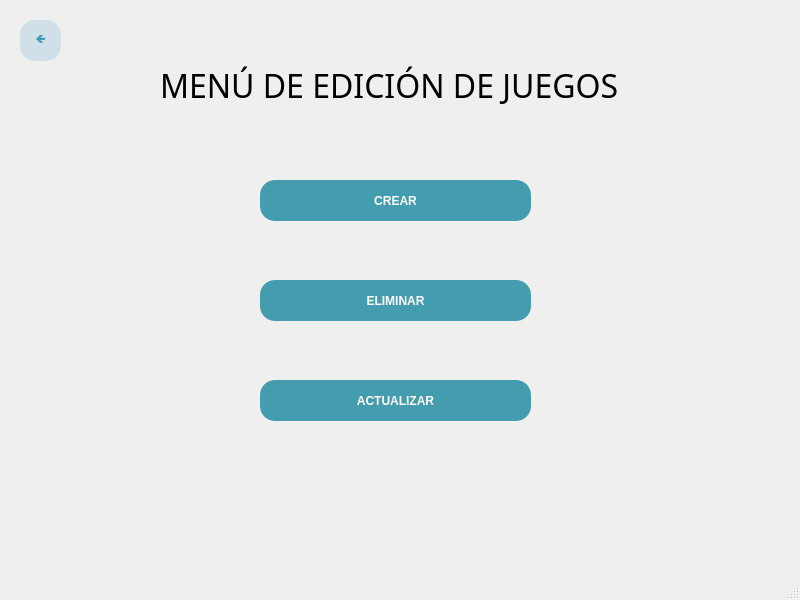
<?xml version="1.0" encoding="UTF-8"?>
<ui version="4.0">
 <class>MainWindow</class>
 <widget class="QMainWindow" name="MainWindow">
  <property name="geometry">
   <rect>
    <x>0</x>
    <y>0</y>
    <width>800</width>
    <height>600</height>
   </rect>
  </property>
  <property name="windowTitle">
   <string>MainWindow</string>
  </property>
  <widget class="QWidget" name="centralwidget">
   <widget class="QLabel" name="Titulo">
    <property name="geometry">
     <rect>
      <x>160</x>
      <y>40</y>
      <width>491</width>
      <height>91</height>
     </rect>
    </property>
    <property name="font">
     <font>
      <family>Bell MT</family>
      <pointsize>24</pointsize>
      <weight>50</weight>
      <bold>false</bold>
     </font>
    </property>
    <property name="text">
     <string>MENÚ DE EDICIÓN DE JUEGOS</string>
    </property>
   </widget>
   <widget class="QPushButton" name="BotonEliminar">
    <property name="geometry">
     <rect>
      <x>260</x>
      <y>280</y>
      <width>271</width>
      <height>41</height>
     </rect>
    </property>
    <property name="palette">
     <palette>
      <active>
       <colorrole role="WindowText">
        <brush brushstyle="SolidPattern">
         <color alpha="255">
          <red>255</red>
          <green>255</green>
          <blue>255</blue>
         </color>
        </brush>
       </colorrole>
       <colorrole role="Button">
        <brush brushstyle="SolidPattern">
         <color alpha="255">
          <red>67</red>
          <green>157</green>
          <blue>175</blue>
         </color>
        </brush>
       </colorrole>
       <colorrole role="Text">
        <brush brushstyle="SolidPattern">
         <color alpha="255">
          <red>255</red>
          <green>255</green>
          <blue>255</blue>
         </color>
        </brush>
       </colorrole>
       <colorrole role="ButtonText">
        <brush brushstyle="SolidPattern">
         <color alpha="255">
          <red>255</red>
          <green>255</green>
          <blue>255</blue>
         </color>
        </brush>
       </colorrole>
       <colorrole role="Base">
        <brush brushstyle="SolidPattern">
         <color alpha="255">
          <red>67</red>
          <green>157</green>
          <blue>175</blue>
         </color>
        </brush>
       </colorrole>
       <colorrole role="Window">
        <brush brushstyle="SolidPattern">
         <color alpha="255">
          <red>67</red>
          <green>157</green>
          <blue>175</blue>
         </color>
        </brush>
       </colorrole>
      </active>
      <inactive>
       <colorrole role="WindowText">
        <brush brushstyle="SolidPattern">
         <color alpha="255">
          <red>255</red>
          <green>255</green>
          <blue>255</blue>
         </color>
        </brush>
       </colorrole>
       <colorrole role="Button">
        <brush brushstyle="SolidPattern">
         <color alpha="255">
          <red>67</red>
          <green>157</green>
          <blue>175</blue>
         </color>
        </brush>
       </colorrole>
       <colorrole role="Text">
        <brush brushstyle="SolidPattern">
         <color alpha="255">
          <red>255</red>
          <green>255</green>
          <blue>255</blue>
         </color>
        </brush>
       </colorrole>
       <colorrole role="ButtonText">
        <brush brushstyle="SolidPattern">
         <color alpha="255">
          <red>255</red>
          <green>255</green>
          <blue>255</blue>
         </color>
        </brush>
       </colorrole>
       <colorrole role="Base">
        <brush brushstyle="SolidPattern">
         <color alpha="255">
          <red>67</red>
          <green>157</green>
          <blue>175</blue>
         </color>
        </brush>
       </colorrole>
       <colorrole role="Window">
        <brush brushstyle="SolidPattern">
         <color alpha="255">
          <red>67</red>
          <green>157</green>
          <blue>175</blue>
         </color>
        </brush>
       </colorrole>
      </inactive>
      <disabled>
       <colorrole role="WindowText">
        <brush brushstyle="SolidPattern">
         <color alpha="255">
          <red>255</red>
          <green>255</green>
          <blue>255</blue>
         </color>
        </brush>
       </colorrole>
       <colorrole role="Button">
        <brush brushstyle="SolidPattern">
         <color alpha="255">
          <red>67</red>
          <green>157</green>
          <blue>175</blue>
         </color>
        </brush>
       </colorrole>
       <colorrole role="Text">
        <brush brushstyle="SolidPattern">
         <color alpha="255">
          <red>255</red>
          <green>255</green>
          <blue>255</blue>
         </color>
        </brush>
       </colorrole>
       <colorrole role="ButtonText">
        <brush brushstyle="SolidPattern">
         <color alpha="255">
          <red>255</red>
          <green>255</green>
          <blue>255</blue>
         </color>
        </brush>
       </colorrole>
       <colorrole role="Base">
        <brush brushstyle="SolidPattern">
         <color alpha="255">
          <red>67</red>
          <green>157</green>
          <blue>175</blue>
         </color>
        </brush>
       </colorrole>
       <colorrole role="Window">
        <brush brushstyle="SolidPattern">
         <color alpha="255">
          <red>67</red>
          <green>157</green>
          <blue>175</blue>
         </color>
        </brush>
       </colorrole>
      </disabled>
     </palette>
    </property>
    <property name="cursor">
     <cursorShape>PointingHandCursor</cursorShape>
    </property>
    <property name="styleSheet">
     <string notr="true">background-color: rgb(67, 157, 175);
color: rgb(255, 255, 255);
font-weight: bold;
font-family: 'Verdana';
border-radius: 15px;</string>
    </property>
    <property name="text">
     <string>ELIMINAR</string>
    </property>
   </widget>
   <widget class="QPushButton" name="BotonActualizar">
    <property name="geometry">
     <rect>
      <x>260</x>
      <y>380</y>
      <width>271</width>
      <height>41</height>
     </rect>
    </property>
    <property name="palette">
     <palette>
      <active>
       <colorrole role="WindowText">
        <brush brushstyle="SolidPattern">
         <color alpha="255">
          <red>255</red>
          <green>255</green>
          <blue>255</blue>
         </color>
        </brush>
       </colorrole>
       <colorrole role="Button">
        <brush brushstyle="SolidPattern">
         <color alpha="255">
          <red>67</red>
          <green>157</green>
          <blue>175</blue>
         </color>
        </brush>
       </colorrole>
       <colorrole role="Text">
        <brush brushstyle="SolidPattern">
         <color alpha="255">
          <red>255</red>
          <green>255</green>
          <blue>255</blue>
         </color>
        </brush>
       </colorrole>
       <colorrole role="ButtonText">
        <brush brushstyle="SolidPattern">
         <color alpha="255">
          <red>255</red>
          <green>255</green>
          <blue>255</blue>
         </color>
        </brush>
       </colorrole>
       <colorrole role="Base">
        <brush brushstyle="SolidPattern">
         <color alpha="255">
          <red>67</red>
          <green>157</green>
          <blue>175</blue>
         </color>
        </brush>
       </colorrole>
       <colorrole role="Window">
        <brush brushstyle="SolidPattern">
         <color alpha="255">
          <red>67</red>
          <green>157</green>
          <blue>175</blue>
         </color>
        </brush>
       </colorrole>
      </active>
      <inactive>
       <colorrole role="WindowText">
        <brush brushstyle="SolidPattern">
         <color alpha="255">
          <red>255</red>
          <green>255</green>
          <blue>255</blue>
         </color>
        </brush>
       </colorrole>
       <colorrole role="Button">
        <brush brushstyle="SolidPattern">
         <color alpha="255">
          <red>67</red>
          <green>157</green>
          <blue>175</blue>
         </color>
        </brush>
       </colorrole>
       <colorrole role="Text">
        <brush brushstyle="SolidPattern">
         <color alpha="255">
          <red>255</red>
          <green>255</green>
          <blue>255</blue>
         </color>
        </brush>
       </colorrole>
       <colorrole role="ButtonText">
        <brush brushstyle="SolidPattern">
         <color alpha="255">
          <red>255</red>
          <green>255</green>
          <blue>255</blue>
         </color>
        </brush>
       </colorrole>
       <colorrole role="Base">
        <brush brushstyle="SolidPattern">
         <color alpha="255">
          <red>67</red>
          <green>157</green>
          <blue>175</blue>
         </color>
        </brush>
       </colorrole>
       <colorrole role="Window">
        <brush brushstyle="SolidPattern">
         <color alpha="255">
          <red>67</red>
          <green>157</green>
          <blue>175</blue>
         </color>
        </brush>
       </colorrole>
      </inactive>
      <disabled>
       <colorrole role="WindowText">
        <brush brushstyle="SolidPattern">
         <color alpha="255">
          <red>255</red>
          <green>255</green>
          <blue>255</blue>
         </color>
        </brush>
       </colorrole>
       <colorrole role="Button">
        <brush brushstyle="SolidPattern">
         <color alpha="255">
          <red>67</red>
          <green>157</green>
          <blue>175</blue>
         </color>
        </brush>
       </colorrole>
       <colorrole role="Text">
        <brush brushstyle="SolidPattern">
         <color alpha="255">
          <red>255</red>
          <green>255</green>
          <blue>255</blue>
         </color>
        </brush>
       </colorrole>
       <colorrole role="ButtonText">
        <brush brushstyle="SolidPattern">
         <color alpha="255">
          <red>255</red>
          <green>255</green>
          <blue>255</blue>
         </color>
        </brush>
       </colorrole>
       <colorrole role="Base">
        <brush brushstyle="SolidPattern">
         <color alpha="255">
          <red>67</red>
          <green>157</green>
          <blue>175</blue>
         </color>
        </brush>
       </colorrole>
       <colorrole role="Window">
        <brush brushstyle="SolidPattern">
         <color alpha="255">
          <red>67</red>
          <green>157</green>
          <blue>175</blue>
         </color>
        </brush>
       </colorrole>
      </disabled>
     </palette>
    </property>
    <property name="cursor">
     <cursorShape>PointingHandCursor</cursorShape>
    </property>
    <property name="styleSheet">
     <string notr="true">background-color: rgb(67, 157, 175);
color: rgb(255, 255, 255);
font-weight: bold;
font-family: 'Verdana';
border-radius: 15px;</string>
    </property>
    <property name="text">
     <string>ACTUALIZAR</string>
    </property>
   </widget>
   <widget class="QPushButton" name="BotonCrear">
    <property name="geometry">
     <rect>
      <x>260</x>
      <y>180</y>
      <width>271</width>
      <height>41</height>
     </rect>
    </property>
    <property name="palette">
     <palette>
      <active>
       <colorrole role="WindowText">
        <brush brushstyle="SolidPattern">
         <color alpha="255">
          <red>255</red>
          <green>255</green>
          <blue>255</blue>
         </color>
        </brush>
       </colorrole>
       <colorrole role="Button">
        <brush brushstyle="SolidPattern">
         <color alpha="255">
          <red>67</red>
          <green>157</green>
          <blue>175</blue>
         </color>
        </brush>
       </colorrole>
       <colorrole role="Text">
        <brush brushstyle="SolidPattern">
         <color alpha="255">
          <red>255</red>
          <green>255</green>
          <blue>255</blue>
         </color>
        </brush>
       </colorrole>
       <colorrole role="ButtonText">
        <brush brushstyle="SolidPattern">
         <color alpha="255">
          <red>255</red>
          <green>255</green>
          <blue>255</blue>
         </color>
        </brush>
       </colorrole>
       <colorrole role="Base">
        <brush brushstyle="SolidPattern">
         <color alpha="255">
          <red>67</red>
          <green>157</green>
          <blue>175</blue>
         </color>
        </brush>
       </colorrole>
       <colorrole role="Window">
        <brush brushstyle="SolidPattern">
         <color alpha="255">
          <red>67</red>
          <green>157</green>
          <blue>175</blue>
         </color>
        </brush>
       </colorrole>
      </active>
      <inactive>
       <colorrole role="WindowText">
        <brush brushstyle="SolidPattern">
         <color alpha="255">
          <red>255</red>
          <green>255</green>
          <blue>255</blue>
         </color>
        </brush>
       </colorrole>
       <colorrole role="Button">
        <brush brushstyle="SolidPattern">
         <color alpha="255">
          <red>67</red>
          <green>157</green>
          <blue>175</blue>
         </color>
        </brush>
       </colorrole>
       <colorrole role="Text">
        <brush brushstyle="SolidPattern">
         <color alpha="255">
          <red>255</red>
          <green>255</green>
          <blue>255</blue>
         </color>
        </brush>
       </colorrole>
       <colorrole role="ButtonText">
        <brush brushstyle="SolidPattern">
         <color alpha="255">
          <red>255</red>
          <green>255</green>
          <blue>255</blue>
         </color>
        </brush>
       </colorrole>
       <colorrole role="Base">
        <brush brushstyle="SolidPattern">
         <color alpha="255">
          <red>67</red>
          <green>157</green>
          <blue>175</blue>
         </color>
        </brush>
       </colorrole>
       <colorrole role="Window">
        <brush brushstyle="SolidPattern">
         <color alpha="255">
          <red>67</red>
          <green>157</green>
          <blue>175</blue>
         </color>
        </brush>
       </colorrole>
      </inactive>
      <disabled>
       <colorrole role="WindowText">
        <brush brushstyle="SolidPattern">
         <color alpha="255">
          <red>255</red>
          <green>255</green>
          <blue>255</blue>
         </color>
        </brush>
       </colorrole>
       <colorrole role="Button">
        <brush brushstyle="SolidPattern">
         <color alpha="255">
          <red>67</red>
          <green>157</green>
          <blue>175</blue>
         </color>
        </brush>
       </colorrole>
       <colorrole role="Text">
        <brush brushstyle="SolidPattern">
         <color alpha="255">
          <red>255</red>
          <green>255</green>
          <blue>255</blue>
         </color>
        </brush>
       </colorrole>
       <colorrole role="ButtonText">
        <brush brushstyle="SolidPattern">
         <color alpha="255">
          <red>255</red>
          <green>255</green>
          <blue>255</blue>
         </color>
        </brush>
       </colorrole>
       <colorrole role="Base">
        <brush brushstyle="SolidPattern">
         <color alpha="255">
          <red>67</red>
          <green>157</green>
          <blue>175</blue>
         </color>
        </brush>
       </colorrole>
       <colorrole role="Window">
        <brush brushstyle="SolidPattern">
         <color alpha="255">
          <red>67</red>
          <green>157</green>
          <blue>175</blue>
         </color>
        </brush>
       </colorrole>
      </disabled>
     </palette>
    </property>
    <property name="cursor">
     <cursorShape>PointingHandCursor</cursorShape>
    </property>
    <property name="styleSheet">
     <string notr="true">background-color: rgb(67, 157, 175);
color: rgb(255, 255, 255);
font-weight: bold;
font-family: 'Verdana';
border-radius: 15px;</string>
    </property>
    <property name="text">
     <string>CREAR</string>
    </property>
   </widget>
   <widget class="QPushButton" name="BotonHome">
    <property name="geometry">
     <rect>
      <x>20</x>
      <y>20</y>
      <width>41</width>
      <height>41</height>
     </rect>
    </property>
    <property name="palette">
     <palette>
      <active>
       <colorrole role="WindowText">
        <brush brushstyle="SolidPattern">
         <color alpha="255">
          <red>67</red>
          <green>157</green>
          <blue>175</blue>
         </color>
        </brush>
       </colorrole>
       <colorrole role="Button">
        <brush brushstyle="SolidPattern">
         <color alpha="255">
          <red>208</red>
          <green>223</green>
          <blue>232</blue>
         </color>
        </brush>
       </colorrole>
       <colorrole role="Text">
        <brush brushstyle="SolidPattern">
         <color alpha="255">
          <red>67</red>
          <green>157</green>
          <blue>175</blue>
         </color>
        </brush>
       </colorrole>
       <colorrole role="ButtonText">
        <brush brushstyle="SolidPattern">
         <color alpha="255">
          <red>67</red>
          <green>157</green>
          <blue>175</blue>
         </color>
        </brush>
       </colorrole>
       <colorrole role="Base">
        <brush brushstyle="SolidPattern">
         <color alpha="255">
          <red>208</red>
          <green>223</green>
          <blue>232</blue>
         </color>
        </brush>
       </colorrole>
       <colorrole role="Window">
        <brush brushstyle="SolidPattern">
         <color alpha="255">
          <red>208</red>
          <green>223</green>
          <blue>232</blue>
         </color>
        </brush>
       </colorrole>
      </active>
      <inactive>
       <colorrole role="WindowText">
        <brush brushstyle="SolidPattern">
         <color alpha="255">
          <red>67</red>
          <green>157</green>
          <blue>175</blue>
         </color>
        </brush>
       </colorrole>
       <colorrole role="Button">
        <brush brushstyle="SolidPattern">
         <color alpha="255">
          <red>208</red>
          <green>223</green>
          <blue>232</blue>
         </color>
        </brush>
       </colorrole>
       <colorrole role="Text">
        <brush brushstyle="SolidPattern">
         <color alpha="255">
          <red>67</red>
          <green>157</green>
          <blue>175</blue>
         </color>
        </brush>
       </colorrole>
       <colorrole role="ButtonText">
        <brush brushstyle="SolidPattern">
         <color alpha="255">
          <red>67</red>
          <green>157</green>
          <blue>175</blue>
         </color>
        </brush>
       </colorrole>
       <colorrole role="Base">
        <brush brushstyle="SolidPattern">
         <color alpha="255">
          <red>208</red>
          <green>223</green>
          <blue>232</blue>
         </color>
        </brush>
       </colorrole>
       <colorrole role="Window">
        <brush brushstyle="SolidPattern">
         <color alpha="255">
          <red>208</red>
          <green>223</green>
          <blue>232</blue>
         </color>
        </brush>
       </colorrole>
      </inactive>
      <disabled>
       <colorrole role="WindowText">
        <brush brushstyle="SolidPattern">
         <color alpha="255">
          <red>67</red>
          <green>157</green>
          <blue>175</blue>
         </color>
        </brush>
       </colorrole>
       <colorrole role="Button">
        <brush brushstyle="SolidPattern">
         <color alpha="255">
          <red>208</red>
          <green>223</green>
          <blue>232</blue>
         </color>
        </brush>
       </colorrole>
       <colorrole role="Text">
        <brush brushstyle="SolidPattern">
         <color alpha="255">
          <red>67</red>
          <green>157</green>
          <blue>175</blue>
         </color>
        </brush>
       </colorrole>
       <colorrole role="ButtonText">
        <brush brushstyle="SolidPattern">
         <color alpha="255">
          <red>67</red>
          <green>157</green>
          <blue>175</blue>
         </color>
        </brush>
       </colorrole>
       <colorrole role="Base">
        <brush brushstyle="SolidPattern">
         <color alpha="255">
          <red>208</red>
          <green>223</green>
          <blue>232</blue>
         </color>
        </brush>
       </colorrole>
       <colorrole role="Window">
        <brush brushstyle="SolidPattern">
         <color alpha="255">
          <red>208</red>
          <green>223</green>
          <blue>232</blue>
         </color>
        </brush>
       </colorrole>
      </disabled>
     </palette>
    </property>
    <property name="cursor">
     <cursorShape>PointingHandCursor</cursorShape>
    </property>
    <property name="styleSheet">
     <string notr="true">background-color: rgb(208, 223, 232);
color:rgb(67, 157, 175);
font-weight: bold;
font-family: 'Verdana';
border-radius: 15px;</string>
    </property>
    <property name="text">
     <string>🡸</string>
    </property>
   </widget>
  </widget>
  <widget class="QMenuBar" name="menubar">
   <property name="geometry">
    <rect>
     <x>0</x>
     <y>0</y>
     <width>800</width>
     <height>21</height>
    </rect>
   </property>
  </widget>
  <widget class="QStatusBar" name="statusbar"/>
 </widget>
 <resources/>
 <connections/>
</ui>
